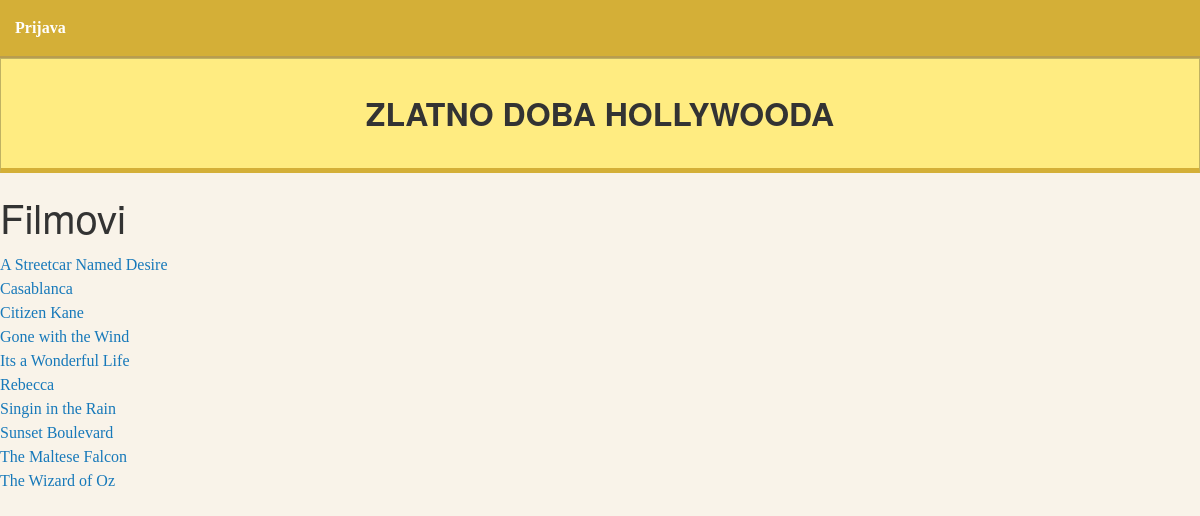
The page /filmovi.php on the database its author committed.
### tables this page shows
CREATE TABLE `filmovi`  (
  `id` int(11) NOT NULL AUTO_INCREMENT,
  `naziv_filma` varchar(255) NULL DEFAULT NULL,
  `godina` varchar(5) NULL DEFAULT NULL,
  PRIMARY KEY (`id`) USING BTREE
);

### filmovi.php (the view, shortened to what this page needs)
<?php
include("pdo.php");
$upit = $db->query("SELECT * FROM filmovi ORDER BY naziv_filma ASC");
$rezultati = $upit->fetchAll();
?>
<div class="row medium-10 large-8 columns">
<h2>Filmovi</h2>
</div>
<?php
foreach($rezultati as $film){
    echo "
    <div class=\"row medium-10 large-8 columns\">
    <a href=\"film.php?id=" . $film["id"] . "\">"
    . $film["naziv_filma"] . " </a></div>";
}
?>

### rows shown on the page
filmovi: naziv_filma "A Streetcar Named Desire"
filmovi: naziv_filma "Casablanca"
filmovi: naziv_filma "Citizen Kane"
filmovi: naziv_filma "Gone with the Wind"
filmovi: naziv_filma "Its a Wonderful Life"
filmovi: naziv_filma "Rebecca"
filmovi: naziv_filma "Singin in the Rain"
filmovi: naziv_filma "Sunset Boulevard"
filmovi: naziv_filma "The Maltese Falcon"
filmovi: naziv_filma "The Wizard of Oz"
